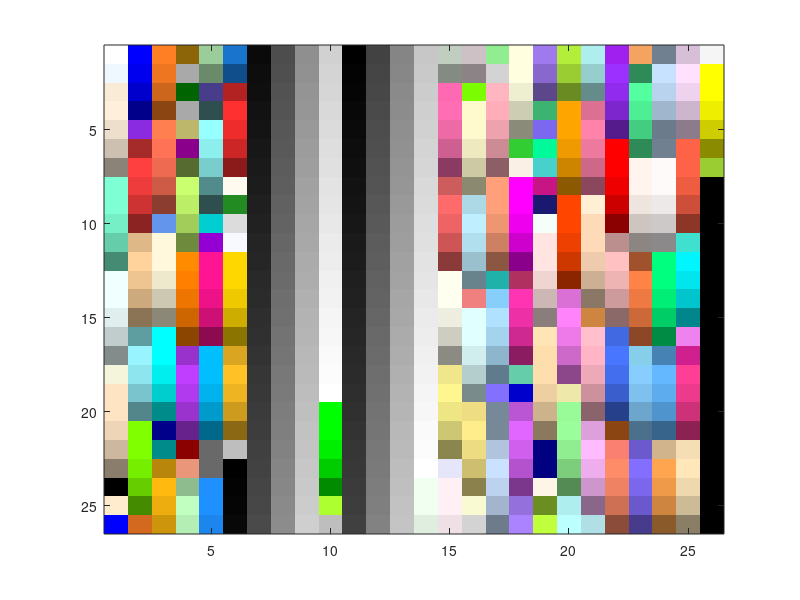

This figure's MATLAB source: (Note: this script raises an error after producing the figure.)
function [rgb] = colors(name)

% [rgb] = colors(name)
% 
% return the RGB triplet for a named color
% names are taken from the 657 default colors from R (colors())
%
% colors(list) returns the list of all names
% 
% colors or colors('gallery')
%
% opens an interactive window to select a color.
%
%

% v0. Max 2016

if nargin == 0
    name = 'gallery';
end

cols = {
    'white'	255	255	255
    'aliceblue'	240	248	255
    'antiquewhite'	250	235	215
    'antiquewhite1'	255	239	219
    'antiquewhite2'	238	223	204
    'antiquewhite3'	205	192	176
    'antiquewhite4'	139	131	120
    'aquamarine'	127	255	212
    'aquamarine1'	127	255	212
    'aquamarine2'	118	238	198
    'aquamarine3'	102	205	170
    'aquamarine4'	69	139	116
    'azure'	240	255	255
    'azure1'	240	255	255
    'azure2'	224	238	238
    'azure3'	193	205	205
    'azure4'	131	139	139
    'beige'	245	245	220
    'bisque'	255	228	196
    'bisque1'	255	228	196
    'bisque2'	238	213	183
    'bisque3'	205	183	158
    'bisque4'	139	125	107
    'black'	0	0	0
    'blanchedalmond'	255	235	205
    'blue'	0	0	255
    'blue1'	0	0	255
    'blue2'	0	0	238
    'blue3'	0	0	205
    'blue4'	0	0	139
    'blueviolet'	138	43	226
    'brown'	165	42	42
    'brown1'	255	64	64
    'brown2'	238	59	59
    'brown3'	205	51	51
    'brown4'	139	35	35
    'burlywood'	222	184	135
    'burlywood1'	255	211	155
    'burlywood2'	238	197	145
    'burlywood3'	205	170	125
    'burlywood4'	139	115	85
    'cadetblue'	95	158	160
    'cadetblue1'	152	245	255
    'cadetblue2'	142	229	238
    'cadetblue3'	122	197	205
    'cadetblue4'	83	134	139
    'chartreuse'	127	255	0
    'chartreuse1'	127	255	0
    'chartreuse2'	118	238	0
    'chartreuse3'	102	205	0
    'chartreuse4'	69	139	0
    'chocolate'	210	105	30
    'chocolate1'	255	127	36
    'chocolate2'	238	118	33
    'chocolate3'	205	102	29
    'chocolate4'	139	69	19
    'coral'	255	127	80
    'coral1'	255	114	86
    'coral2'	238	106	80
    'coral3'	205	91	69
    'coral4'	139	62	47
    'cornflowerblue'	100	149	237
    'cornsilk'	255	248	220
    'cornsilk1'	255	248	220
    'cornsilk2'	238	232	205
    'cornsilk3'	205	200	177
    'cornsilk4'	139	136	120
    'cyan'	0	255	255
    'cyan1'	0	255	255
    'cyan2'	0	238	238
    'cyan3'	0	205	205
    'cyan4'	0	139	139
    'darkblue'	0	0	139
    'darkcyan'	0	139	139
    'darkgoldenrod'	184	134	11
    'darkgoldenrod1'	255	185	15
    'darkgoldenrod2'	238	173	14
    'darkgoldenrod3'	205	149	12
    'darkgoldenrod4'	139	101	8
    'darkgray'	169	169	169
    'darkgreen'	0	100	0
    'darkgrey'	169	169	169
    'darkkhaki'	189	183	107
    'darkmagenta'	139	0	139
    'darkolivegreen'	85	107	47
    'darkolivegreen1'	202	255	112
    'darkolivegreen2'	188	238	104
    'darkolivegreen3'	162	205	90
    'darkolivegreen4'	110	139	61
    'darkorange'	255	140	0
    'darkorange1'	255	127	0
    'darkorange2'	238	118	0
    'darkorange3'	205	102	0
    'darkorange4'	139	69	0
    'darkorchid'	153	50	204
    'darkorchid1'	191	62	255
    'darkorchid2'	178	58	238
    'darkorchid3'	154	50	205
    'darkorchid4'	104	34	139
    'darkred'	139	0	0
    'darksalmon'	233	150	122
    'darkseagreen'	143	188	143
    'darkseagreen1'	193	255	193
    'darkseagreen2'	180	238	180
    'darkseagreen3'	155	205	155
    'darkseagreen4'	105	139	105
    'darkslateblue'	72	61	139
    'darkslategray'	47	79	79
    'darkslategray1'	151	255	255
    'darkslategray2'	141	238	238
    'darkslategray3'	121	205	205
    'darkslategray4'	82	139	139
    'darkslategrey'	47	79	79
    'darkturquoise'	0	206	209
    'darkviolet'	148	0	211
    'deeppink'	255	20	147
    'deeppink1'	255	20	147
    'deeppink2'	238	18	137
    'deeppink3'	205	16	118
    'deeppink4'	139	10	80
    'deepskyblue'	0	191	255
    'deepskyblue1'	0	191	255
    'deepskyblue2'	0	178	238
    'deepskyblue3'	0	154	205
    'deepskyblue4'	0	104	139
    'dimgray'	105	105	105
    'dimgrey'	105	105	105
    'dodgerblue'	30	144	255
    'dodgerblue1'	30	144	255
    'dodgerblue2'	28	134	238
    'dodgerblue3'	24	116	205
    'dodgerblue4'	16	78	139
    'firebrick'	178	34	34
    'firebrick1'	255	48	48
    'firebrick2'	238	44	44
    'firebrick3'	205	38	38
    'firebrick4'	139	26	26
    'floralwhite'	255	250	240
    'forestgreen'	34	139	34
    'gainsboro'	220	220	220
    'ghostwhite'	248	248	255
    'gold'	255	215	0
    'gold1'	255	215	0
    'gold2'	238	201	0
    'gold3'	205	173	0
    'gold4'	139	117	0
    'goldenrod'	218	165	32
    'goldenrod1'	255	193	37
    'goldenrod2'	238	180	34
    'goldenrod3'	205	155	29
    'goldenrod4'	139	105	20
    'gray'	190	190	190
    'gray0'	0	0	0
    'gray1'	3	3	3
    'gray2'	5	5	5
    'gray3'	8	8	8
    'gray4'	10	10	10
    'gray5'	13	13	13
    'gray6'	15	15	15
    'gray7'	18	18	18
    'gray8'	20	20	20
    'gray9'	23	23	23
    'gray10'	26	26	26
    'gray11'	28	28	28
    'gray12'	31	31	31
    'gray13'	33	33	33
    'gray14'	36	36	36
    'gray15'	38	38	38
    'gray16'	41	41	41
    'gray17'	43	43	43
    'gray18'	46	46	46
    'gray19'	48	48	48
    'gray20'	51	51	51
    'gray21'	54	54	54
    'gray22'	56	56	56
    'gray23'	59	59	59
    'gray24'	61	61	61
    'gray25'	64	64	64
    'gray26'	66	66	66
    'gray27'	69	69	69
    'gray28'	71	71	71
    'gray29'	74	74	74
    'gray30'	77	77	77
    'gray31'	79	79	79
    'gray32'	82	82	82
    'gray33'	84	84	84
    'gray34'	87	87	87
    'gray35'	89	89	89
    'gray36'	92	92	92
    'gray37'	94	94	94
    'gray38'	97	97	97
    'gray39'	99	99	99
    'gray40'	102	102	102
    'gray41'	105	105	105
    'gray42'	107	107	107
    'gray43'	110	110	110
    'gray44'	112	112	112
    'gray45'	115	115	115
    'gray46'	117	117	117
    'gray47'	120	120	120
    'gray48'	122	122	122
    'gray49'	125	125	125
    'gray50'	127	127	127
    'gray51'	130	130	130
    'gray52'	133	133	133
    'gray53'	135	135	135
    'gray54'	138	138	138
    'gray55'	140	140	140
    'gray56'	143	143	143
    'gray57'	145	145	145
    'gray58'	148	148	148
    'gray59'	150	150	150
    'gray60'	153	153	153
    'gray61'	156	156	156
    'gray62'	158	158	158
    'gray63'	161	161	161
    'gray64'	163	163	163
    'gray65'	166	166	166
    'gray66'	168	168	168
    'gray67'	171	171	171
    'gray68'	173	173	173
    'gray69'	176	176	176
    'gray70'	179	179	179
    'gray71'	181	181	181
    'gray72'	184	184	184
    'gray73'	186	186	186
    'gray74'	189	189	189
    'gray75'	191	191	191
    'gray76'	194	194	194
    'gray77'	196	196	196
    'gray78'	199	199	199
    'gray79'	201	201	201
    'gray80'	204	204	204
    'gray81'	207	207	207
    'gray82'	209	209	209
    'gray83'	212	212	212
    'gray84'	214	214	214
    'gray85'	217	217	217
    'gray86'	219	219	219
    'gray87'	222	222	222
    'gray88'	224	224	224
    'gray89'	227	227	227
    'gray90'	229	229	229
    'gray91'	232	232	232
    'gray92'	235	235	235
    'gray93'	237	237	237
    'gray94'	240	240	240
    'gray95'	242	242	242
    'gray96'	245	245	245
    'gray97'	247	247	247
    'gray98'	250	250	250
    'gray99'	252	252	252
    'gray100'	255	255	255
    'green'	0	255	0
    'green1'	0	255	0
    'green2'	0	238	0
    'green3'	0	205	0
    'green4'	0	139	0
    'greenyellow'	173	255	47
    'grey'	190	190	190
    'grey0'	0	0	0
    'grey1'	3	3	3
    'grey2'	5	5	5
    'grey3'	8	8	8
    'grey4'	10	10	10
    'grey5'	13	13	13
    'grey6'	15	15	15
    'grey7'	18	18	18
    'grey8'	20	20	20
    'grey9'	23	23	23
    'grey10'	26	26	26
    'grey11'	28	28	28
    'grey12'	31	31	31
    'grey13'	33	33	33
    'grey14'	36	36	36
    'grey15'	38	38	38
    'grey16'	41	41	41
    'grey17'	43	43	43
    'grey18'	46	46	46
    'grey19'	48	48	48
    'grey20'	51	51	51
    'grey21'	54	54	54
    'grey22'	56	56	56
    'grey23'	59	59	59
    'grey24'	61	61	61
    'grey25'	64	64	64
    'grey26'	66	66	66
    'grey27'	69	69	69
    'grey28'	71	71	71
    'grey29'	74	74	74
    'grey30'	77	77	77
    'grey31'	79	79	79
    'grey32'	82	82	82
    'grey33'	84	84	84
    'grey34'	87	87	87
    'grey35'	89	89	89
    'grey36'	92	92	92
    'grey37'	94	94	94
    'grey38'	97	97	97
    'grey39'	99	99	99
    'grey40'	102	102	102
    'grey41'	105	105	105
    'grey42'	107	107	107
    'grey43'	110	110	110
    'grey44'	112	112	112
    'grey45'	115	115	115
    'grey46'	117	117	117
    'grey47'	120	120	120
    'grey48'	122	122	122
    'grey49'	125	125	125
    'grey50'	127	127	127
    'grey51'	130	130	130
    'grey52'	133	133	133
    'grey53'	135	135	135
    'grey54'	138	138	138
    'grey55'	140	140	140
    'grey56'	143	143	143
    'grey57'	145	145	145
    'grey58'	148	148	148
    'grey59'	150	150	150
    'grey60'	153	153	153
    'grey61'	156	156	156
    'grey62'	158	158	158
    'grey63'	161	161	161
    'grey64'	163	163	163
    'grey65'	166	166	166
    'grey66'	168	168	168
    'grey67'	171	171	171
    'grey68'	173	173	173
    'grey69'	176	176	176
    'grey70'	179	179	179
    'grey71'	181	181	181
    'grey72'	184	184	184
    'grey73'	186	186	186
    'grey74'	189	189	189
    'grey75'	191	191	191
    'grey76'	194	194	194
    'grey77'	196	196	196
    'grey78'	199	199	199
    'grey79'	201	201	201
    'grey80'	204	204	204
    'grey81'	207	207	207
    'grey82'	209	209	209
    'grey83'	212	212	212
    'grey84'	214	214	214
    'grey85'	217	217	217
    'grey86'	219	219	219
    'grey87'	222	222	222
    'grey88'	224	224	224
    'grey89'	227	227	227
    'grey90'	229	229	229
    'grey91'	232	232	232
    'grey92'	235	235	235
    'grey93'	237	237	237
    'grey94'	240	240	240
    'grey95'	242	242	242
    'grey96'	245	245	245
    'grey97'	247	247	247
    'grey98'	250	250	250
    'grey99'	252	252	252
    'grey100'	255	255	255
    'honeydew'	240	255	240
    'honeydew1'	240	255	240
    'honeydew2'	224	238	224
    'honeydew3'	193	205	193
    'honeydew4'	131	139	131
    'hotpink'	255	105	180
    'hotpink1'	255	110	180
    'hotpink2'	238	106	167
    'hotpink3'	205	96	144
    'hotpink4'	139	58	98
    'indianred'	205	92	92
    'indianred1'	255	106	106
    'indianred2'	238	99	99
    'indianred3'	205	85	85
    'indianred4'	139	58	58
    'ivory'	255	255	240
    'ivory1'	255	255	240
    'ivory2'	238	238	224
    'ivory3'	205	205	193
    'ivory4'	139	139	131
    'khaki'	240	230	140
    'khaki1'	255	246	143
    'khaki2'	238	230	133
    'khaki3'	205	198	115
    'khaki4'	139	134	78
    'lavender'	230	230	250
    'lavenderblush'	255	240	245
    'lavenderblush1'	255	240	245
    'lavenderblush2'	238	224	229
    'lavenderblush3'	205	193	197
    'lavenderblush4'	139	131	134
    'lawngreen'	124	252	0
    'lemonchiffon'	255	250	205
    'lemonchiffon1'	255	250	205
    'lemonchiffon2'	238	233	191
    'lemonchiffon3'	205	201	165
    'lemonchiffon4'	139	137	112
    'lightblue'	173	216	230
    'lightblue1'	191	239	255
    'lightblue2'	178	223	238
    'lightblue3'	154	192	205
    'lightblue4'	104	131	139
    'lightcoral'	240	128	128
    'lightcyan'	224	255	255
    'lightcyan1'	224	255	255
    'lightcyan2'	209	238	238
    'lightcyan3'	180	205	205
    'lightcyan4'	122	139	139
    'lightgoldenrod'	238	221	130
    'lightgoldenrod1'	255	236	139
    'lightgoldenrod2'	238	220	130
    'lightgoldenrod3'	205	190	112
    'lightgoldenrod4'	139	129	76
    'lightgoldenrodyellow'	250	250	210
    'lightgray'	211	211	211
    'lightgreen'	144	238	144
    'lightgrey'	211	211	211
    'lightpink'	255	182	193
    'lightpink1'	255	174	185
    'lightpink2'	238	162	173
    'lightpink3'	205	140	149
    'lightpink4'	139	95	101
    'lightsalmon'	255	160	122
    'lightsalmon1'	255	160	122
    'lightsalmon2'	238	149	114
    'lightsalmon3'	205	129	98
    'lightsalmon4'	139	87	66
    'lightseagreen'	32	178	170
    'lightskyblue'	135	206	250
    'lightskyblue1'	176	226	255
    'lightskyblue2'	164	211	238
    'lightskyblue3'	141	182	205
    'lightskyblue4'	96	123	139
    'lightslateblue'	132	112	255
    'lightslategray'	119	136	153
    'lightslategrey'	119	136	153
    'lightsteelblue'	176	196	222
    'lightsteelblue1'	202	225	255
    'lightsteelblue2'	188	210	238
    'lightsteelblue3'	162	181	205
    'lightsteelblue4'	110	123	139
    'lightyellow'	255	255	224
    'lightyellow1'	255	255	224
    'lightyellow2'	238	238	209
    'lightyellow3'	205	205	180
    'lightyellow4'	139	139	122
    'limegreen'	50	205	50
    'linen'	250	240	230
    'magenta'	255	0	255
    'magenta1'	255	0	255
    'magenta2'	238	0	238
    'magenta3'	205	0	205
    'magenta4'	139	0	139
    'maroon'	176	48	96
    'maroon1'	255	52	179
    'maroon2'	238	48	167
    'maroon3'	205	41	144
    'maroon4'	139	28	98
    'mediumaquamarine'	102	205	170
    'mediumblue'	0	0	205
    'mediumorchid'	186	85	211
    'mediumorchid1'	224	102	255
    'mediumorchid2'	209	95	238
    'mediumorchid3'	180	82	205
    'mediumorchid4'	122	55	139
    'mediumpurple'	147	112	219
    'mediumpurple1'	171	130	255
    'mediumpurple2'	159	121	238
    'mediumpurple3'	137	104	205
    'mediumpurple4'	93	71	139
    'mediumseagreen'	60	179	113
    'mediumslateblue'	123	104	238
    'mediumspringgreen'	0	250	154
    'mediumturquoise'	72	209	204
    'mediumvioletred'	199	21	133
    'midnightblue'	25	25	112
    'mintcream'	245	255	250
    'mistyrose'	255	228	225
    'mistyrose1'	255	228	225
    'mistyrose2'	238	213	210
    'mistyrose3'	205	183	181
    'mistyrose4'	139	125	123
    'moccasin'	255	228	181
    'navajowhite'	255	222	173
    'navajowhite1'	255	222	173
    'navajowhite2'	238	207	161
    'navajowhite3'	205	179	139
    'navajowhite4'	139	121	94
    'navy'	0	0	128
    'navyblue'	0	0	128
    'oldlace'	253	245	230
    'olivedrab'	107	142	35
    'olivedrab1'	192	255	62
    'olivedrab2'	179	238	58
    'olivedrab3'	154	205	50
    'olivedrab4'	105	139	34
    'orange'	255	165	0
    'orange1'	255	165	0
    'orange2'	238	154	0
    'orange3'	205	133	0
    'orange4'	139	90	0
    'orangered'	255	69	0
    'orangered1'	255	69	0
    'orangered2'	238	64	0
    'orangered3'	205	55	0
    'orangered4'	139	37	0
    'orchid'	218	112	214
    'orchid1'	255	131	250
    'orchid2'	238	122	233
    'orchid3'	205	105	201
    'orchid4'	139	71	137
    'palegoldenrod'	238	232	170
    'palegreen'	152	251	152
    'palegreen1'	154	255	154
    'palegreen2'	144	238	144
    'palegreen3'	124	205	124
    'palegreen4'	84	139	84
    'paleturquoise'	175	238	238
    'paleturquoise1'	187	255	255
    'paleturquoise2'	174	238	238
    'paleturquoise3'	150	205	205
    'paleturquoise4'	102	139	139
    'palevioletred'	219	112	147
    'palevioletred1'	255	130	171
    'palevioletred2'	238	121	159
    'palevioletred3'	205	104	137
    'palevioletred4'	139	71	93
    'papayawhip'	255	239	213
    'peachpuff'	255	218	185
    'peachpuff1'	255	218	185
    'peachpuff2'	238	203	173
    'peachpuff3'	205	175	149
    'peachpuff4'	139	119	101
    'peru'	205	133	63
    'pink'	255	192	203
    'pink1'	255	181	197
    'pink2'	238	169	184
    'pink3'	205	145	158
    'pink4'	139	99	108
    'plum'	221	160	221
    'plum1'	255	187	255
    'plum2'	238	174	238
    'plum3'	205	150	205
    'plum4'	139	102	139
    'powderblue'	176	224	230
    'purple'	160	32	240
    'purple1'	155	48	255
    'purple2'	145	44	238
    'purple3'	125	38	205
    'purple4'	85	26	139
    'red'	255	0	0
    'red1'	255	0	0
    'red2'	238	0	0
    'red3'	205	0	0
    'red4'	139	0	0
    'rosybrown'	188	143	143
    'rosybrown1'	255	193	193
    'rosybrown2'	238	180	180
    'rosybrown3'	205	155	155
    'rosybrown4'	139	105	105
    'royalblue'	65	105	225
    'royalblue1'	72	118	255
    'royalblue2'	67	110	238
    'royalblue3'	58	95	205
    'royalblue4'	39	64	139
    'saddlebrown'	139	69	19
    'salmon'	250	128	114
    'salmon1'	255	140	105
    'salmon2'	238	130	98
    'salmon3'	205	112	84
    'salmon4'	139	76	57
    'sandybrown'	244	164	96
    'seagreen'	46	139	87
    'seagreen1'	84	255	159
    'seagreen2'	78	238	148
    'seagreen3'	67	205	128
    'seagreen4'	46	139	87
    'seashell'	255	245	238
    'seashell1'	255	245	238
    'seashell2'	238	229	222
    'seashell3'	205	197	191
    'seashell4'	139	134	130
    'sienna'	160	82	45
    'sienna1'	255	130	71
    'sienna2'	238	121	66
    'sienna3'	205	104	57
    'sienna4'	139	71	38
    'skyblue'	135	206	235
    'skyblue1'	135	206	255
    'skyblue2'	126	192	238
    'skyblue3'	108	166	205
    'skyblue4'	74	112	139
    'slateblue'	106	90	205
    'slateblue1'	131	111	255
    'slateblue2'	122	103	238
    'slateblue3'	105	89	205
    'slateblue4'	71	60	139
    'slategray'	112	128	144
    'slategray1'	198	226	255
    'slategray2'	185	211	238
    'slategray3'	159	182	205
    'slategray4'	108	123	139
    'slategrey'	112	128	144
    'snow'	255	250	250
    'snow1'	255	250	250
    'snow2'	238	233	233
    'snow3'	205	201	201
    'snow4'	139	137	137
    'springgreen'	0	255	127
    'springgreen1'	0	255	127
    'springgreen2'	0	238	118
    'springgreen3'	0	205	102
    'springgreen4'	0	139	69
    'steelblue'	70	130	180
    'steelblue1'	99	184	255
    'steelblue2'	92	172	238
    'steelblue3'	79	148	205
    'steelblue4'	54	100	139
    'tan'	210	180	140
    'tan1'	255	165	79
    'tan2'	238	154	73
    'tan3'	205	133	63
    'tan4'	139	90	43
    'thistle'	216	191	216
    'thistle1'	255	225	255
    'thistle2'	238	210	238
    'thistle3'	205	181	205
    'thistle4'	139	123	139
    'tomato'	255	99	71
    'tomato1'	255	99	71
    'tomato2'	238	92	66
    'tomato3'	205	79	57
    'tomato4'	139	54	38
    'turquoise'	64	224	208
    'turquoise1'	0	245	255
    'turquoise2'	0	229	238
    'turquoise3'	0	197	205
    'turquoise4'	0	134	139
    'violet'	238	130	238
    'violetred'	208	32	144
    'violetred1'	255	62	150
    'violetred2'	238	58	140
    'violetred3'	205	50	120
    'violetred4'	139	34	82
    'wheat'	245	222	179
    'wheat1'	255	231	186
    'wheat2'	238	216	174
    'wheat3'	205	186	150
    'wheat4'	139	126	102
    'whitesmoke'	245	245	245
    'yellow'	255	255	0
    'yellow1'	255	255	0
    'yellow2'	238	238	0
    'yellow3'	205	205	0
    'yellow4'	139	139	0
    'yellowgreen'	154	205	50
    };
cols(:,2:end) = cellfun(@(x)x/255,cols(:,2:end),'uniformoutput',0);

if strcmp(name,'list')
    rgb = cols(:,1);
    return
elseif strcmp(name,'gallery')
    allcols = cell2mat(cols(:,2:end));
    s = size(allcols);
    [r,c,n] = num2rowcol(s(1));
    allcols = padarray(allcols,[n,0],NaN,'post');
    allcols = reshape(allcols,r,c,[]);
    figure(158866);clf
    set(gcf,'numbertitle','off','name','colors')
    h = imagesc(allcols);
    set(h,'UserData',cols);
    h = datacursormode(gcf);
    set(h,'enable','on','updatefcn',@datatxt);
    return
end

if iscellstr(name)
    name = name(:);
    rgb = cell2mat(cellfun(@(x)cell2mat(cols(strcmp(cols(:,1),x),2:end)),name,'uniformoutput',0));
else
    rgb = cell2mat(cols(strcmp(cols(:,1),name),2:end));
end

function [row, col,n] = num2rowcol(num,R)
% 
% [row col, n] = num2rowcol(num[,R])
% 
% give me the right number of rows and columns for a subplot that will
% incorporate num axes with an approximate square look.
% n is the number of subplots we'll be missing to use all axes
%
% if R is provided, it is the approximate ratio col/row

if not(exist('R','var'))
    R = 1;
end
col =ceil(sqrt( num .* R ));
row = ceil(col./R);
n = col * row - num;

if nargout == 0
    disp([row(:) col(:)])
    clear row col
end

function output_txt = datatxt(~,event_obj)
% ~            Currently not used (empty)
% event_obj    Object containing event data structure
% output_txt   Data cursor text (string or cell array 
%              of strings)

cols = get(event_obj.Target,'UserData');
CData = get(event_obj.Target,'CData');
pos = event_obj.Position;
col = reshape(CData(pos(2),pos(1),:),1,[]);
c = cell2mat(cols(:,2:end));
nm = cols(all(bsxfun(@eq,col,c),2),1);

if not(isempty(nm))
    output_txt = [nm
                ['RGB: ' num2str(col)]];
else
    output_txt = '';
end

disp(output_txt)


